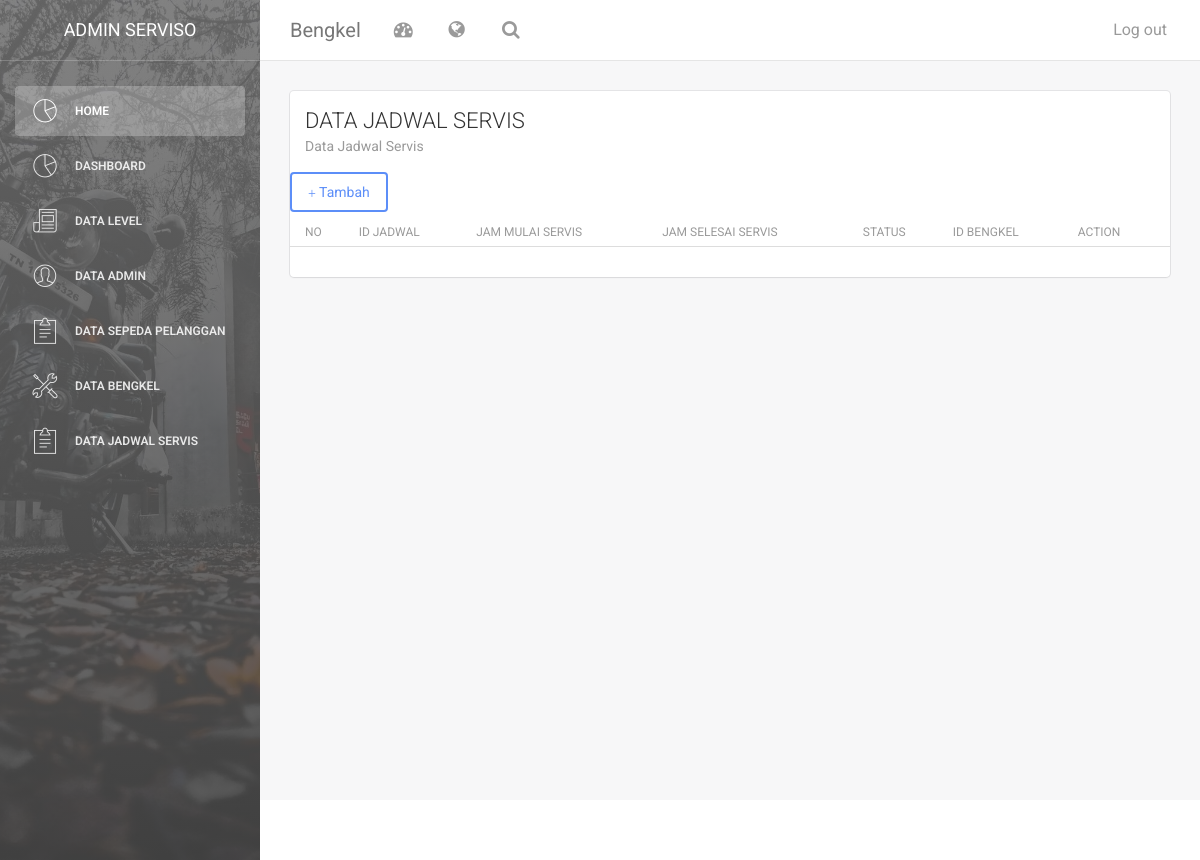
/index.php/jadwal, run on an earlier commit of the app's database.
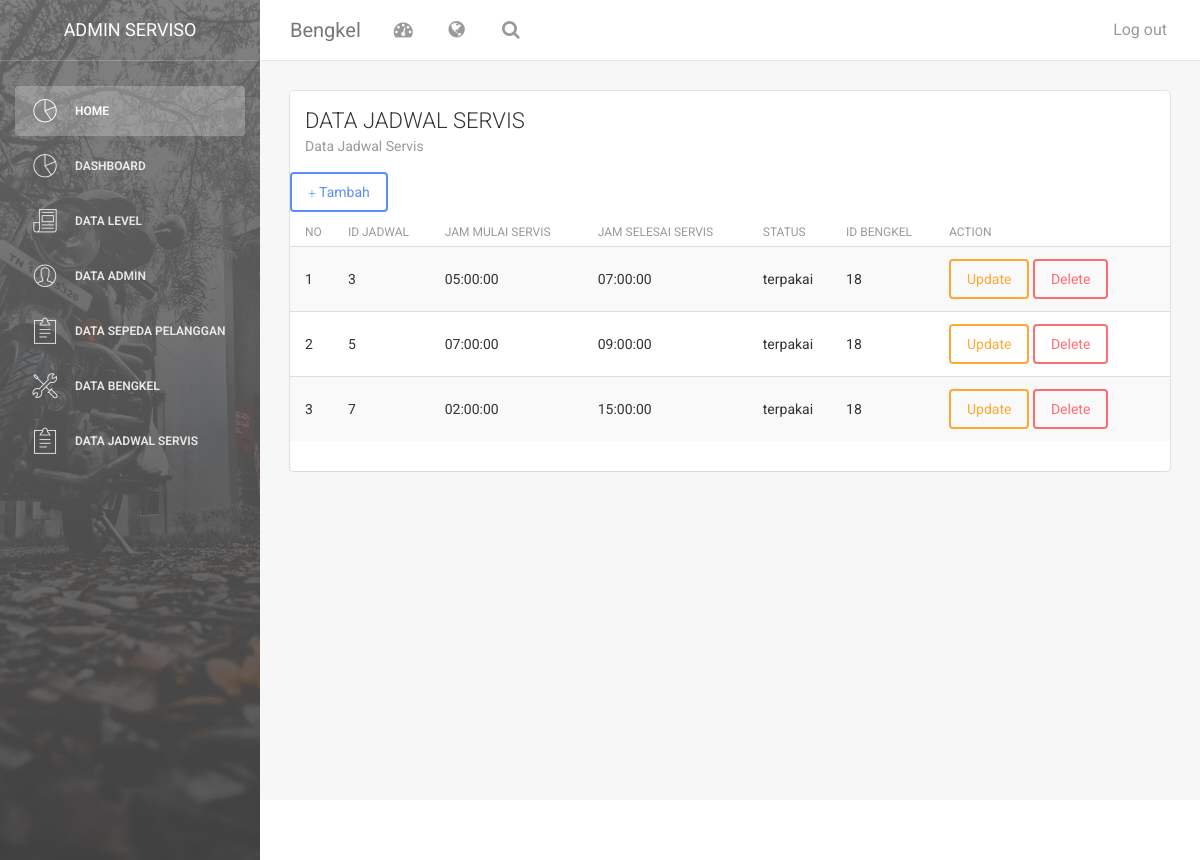
And on a later commit of the database.
### tables this page shows
CREATE TABLE `jadwal` (
  `id_jadwal` int(50) NOT NULL,
  `jadwal_mulai` time NOT NULL,
  `jadwal_selesai` time NOT NULL,
  `id_bengkel` int(11) NOT NULL,
  `status` varchar(10) NOT NULL
);

CREATE TABLE `bengkel` (
  `id_bengkel` int(50) NOT NULL,
  `deskripsi` text NOT NULL,
  `alamat` text NOT NULL,
  `jadwal` time DEFAULT NULL,
  `jam_tutup` time NOT NULL,
  `nama_bengkel` varchar(225) NOT NULL,
  `foto` text NOT NULL,
  `maps` varchar(255) NOT NULL
);

### application/controllers/jadwal.php (called while the page is built, shortened)
<?php
class jadwal extends CI_Controller {
        public function __construct()
        {
          $this->load->model('jadwal_m');
          $this->load->library('form_validation');
      }
	public function index()
	{
        $data['konten']="v_jadwal";
        $this->load->model('bengkel_m', 'beng');
		$data['data_bengkel']=$this->beng->get_bengkel();
        $this->load->model('jadwal_m');
        $data['arr']=$this->jadwal_m->get_jadwal();
        $this->load->view('dashboard',$data, FALSE);
        }
    }

### index.php (called while the page is built, shortened)
<?php
require_once BASEPATH.'core/CodeIgniter.php';

### application/models/jadwal_m.php (called while the page is built, shortened)
<?php
class jadwal_m extends CI_Model {
	public function get_jadwal()
	{
       $arr= $this->db->join('bengkel','bengkel.id_bengkel=jadwal.id_bengkel')
                        ->get('jadwal')->result();
                        return $arr;
    }
}

### application/views/v_jadwal.php (the view, shortened to what this page needs)
<div class="content">
            <div class="container-fluid">
                <div class="row">
                    <div class="col-md-12">
                        <div class="card">
                            <div class="header">
                            <h4 class="title">DATA JADWAL SERVIS</h4>
                                <p class="category">Data Jadwal Servis</p>
                            </div>
                            <div class="content table-responsive table-full-width">
                                <table class="table table-hover table-striped">
                                <a href="#tambah" class="btn btn-primary" data-toggle="modal"><span class="glyphicon glyphicon-plus"></span> Tambah</a>
                                    <thead>
                                        <th>NO</th>
                                        <th>ID JADWAL</th>
                                        <th>JAM MULAI SERVIS</th>
                                        <th>JAM SELESAI SERVIS</th>
                                        <th>STATUS</th>
                                        <th>ID BENGKEL</th>
                                        <th>ACTION</th>
                                    </thead>
                                    <?php
                                     $no=0;
                                 foreach ($arr as $dt_jadwal) {
                                    $no++;
                                        echo '<tr>
                                <td>'.$no.'</td>
                                <td>'.$dt_jadwal->id_jadwal.'</td>
                                <td>'.$dt_jadwal->jadwal_mulai.'</td>
                                <td>'.$dt_jadwal->jadwal_selesai.'</td>
                                <td>'.$dt_jadwal->status.'</td>
                                <td>'.$dt_jadwal->id_bengkel.'</td>
                                <td><a href="#update_jadwal" class="btn btn-warning" data-toggle="modal" onclick="tm_detail('.$dt_jadwal->id_jadwal.')">Update</a>
                                <a href="'.base_url('index.php/jadwal/hapus_jadwal/'.$dt_jadwal->id_jadwal).'" onclick="return confirm(\'anda yakin?\')" class="btn btn-danger">Delete</a></td>
                             </tr>';
                                }
                                ?>
                                </table>
    </div>
  </div>
</div>
                            </div>
                        </div>
                    </div>
                </div>
            </div>
        <footer class="footer">
            <div class="container-fluid">
                <nav class="pull-left">
                    <ul>
                        <li>
                            <a href="#">
                            </a>
                        </li>
                        <li>
                            <a href="#">
                            </a>
                        </li>
                        <li>
                            <a href="#">
                            </a>
                        </li>
                    </ul>
                </nav>
            </div>
        </footer>

What changed in the data, as far as the page shows it:
added jadwal: id_jadwal "3", jadwal_mulai "05:00:00", jadwal_selesai "07:00:00", status "terpakai", id_bengkel.id_bengkel "18"
added jadwal: id_jadwal "5", jadwal_mulai "07:00:00", jadwal_selesai "09:00:00", status "terpakai", id_bengkel.id_bengkel "18"
added jadwal: id_jadwal "7", jadwal_mulai "02:00:00", jadwal_selesai "15:00:00", status "terpakai", id_bengkel.id_bengkel "18"
